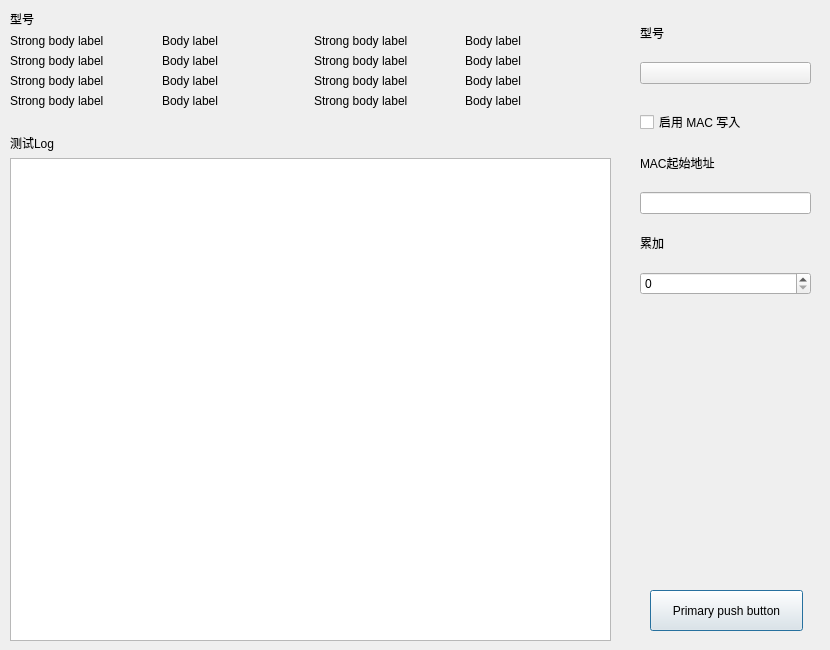
<?xml version="1.0" encoding="UTF-8"?>
<ui version="4.0">
 <class>Dialog</class>
 <widget class="QDialog" name="Dialog">
  <property name="geometry">
   <rect>
    <x>0</x>
    <y>0</y>
    <width>830</width>
    <height>650</height>
   </rect>
  </property>
  <property name="windowTitle">
   <string>Dialog</string>
  </property>
  <widget class="PrimaryPushButton" name="PrimaryPushButton">
   <property name="geometry">
    <rect>
     <x>650</x>
     <y>590</y>
     <width>153</width>
     <height>41</height>
    </rect>
   </property>
   <property name="text">
    <string>Primary push button</string>
   </property>
  </widget>
  <widget class="QWidget" name="verticalLayoutWidget">
   <property name="geometry">
    <rect>
     <x>640</x>
     <y>10</y>
     <width>171</width>
     <height>285</height>
    </rect>
   </property>
   <layout class="QVBoxLayout" name="verticalLayout">
    <item>
     <widget class="SubtitleLabel" name="SubtitleLabel">
      <property name="text">
       <string>型号</string>
      </property>
     </widget>
    </item>
    <item>
     <widget class="ComboBox" name="ComboBox"/>
    </item>
    <item>
     <spacer name="verticalSpacer_2">
      <property name="orientation">
       <enum>Qt::Vertical</enum>
      </property>
      <property name="sizeType">
       <enum>QSizePolicy::Fixed</enum>
      </property>
      <property name="sizeHint" stdset="0">
       <size>
        <width>20</width>
        <height>20</height>
       </size>
      </property>
     </spacer>
    </item>
    <item>
     <widget class="CheckBox" name="CheckBox">
      <property name="enabled">
       <bool>true</bool>
      </property>
      <property name="sizePolicy">
       <sizepolicy hsizetype="Fixed" vsizetype="Fixed">
        <horstretch>0</horstretch>
        <verstretch>0</verstretch>
       </sizepolicy>
      </property>
      <property name="minimumSize">
       <size>
        <width>29</width>
        <height>22</height>
       </size>
      </property>
      <property name="text">
       <string>启用 MAC 写入</string>
      </property>
      <property name="checkable">
       <bool>true</bool>
      </property>
     </widget>
    </item>
    <item>
     <widget class="SubtitleLabel" name="SubtitleLabel_3">
      <property name="text">
       <string>MAC起始地址</string>
      </property>
     </widget>
    </item>
    <item>
     <widget class="LineEdit" name="LineEdit">
      <property name="font">
       <font>
        <family>Segoe UI</family>
        <bold>false</bold>
       </font>
      </property>
      <property name="text">
       <string/>
      </property>
     </widget>
    </item>
    <item>
     <widget class="SubtitleLabel" name="SubtitleLabel_4">
      <property name="text">
       <string>累加</string>
      </property>
     </widget>
    </item>
    <item>
     <widget class="SpinBox" name="SpinBox"/>
    </item>
   </layout>
  </widget>
  <widget class="QWidget" name="verticalLayoutWidget_2">
   <property name="geometry">
    <rect>
     <x>10</x>
     <y>10</y>
     <width>601</width>
     <height>631</height>
    </rect>
   </property>
   <layout class="QVBoxLayout" name="verticalLayout_2">
    <item>
     <widget class="SubtitleLabel" name="SubtitleLabel_2">
      <property name="text">
       <string>型号</string>
      </property>
     </widget>
    </item>
    <item>
     <layout class="QGridLayout" name="gridLayout_2">
      <item row="0" column="0">
       <widget class="StrongBodyLabel" name="StrongBodyLabel_6">
        <property name="text">
         <string>Strong body label</string>
        </property>
       </widget>
      </item>
      <item row="0" column="2">
       <widget class="StrongBodyLabel" name="StrongBodyLabel_7">
        <property name="text">
         <string>Strong body label</string>
        </property>
       </widget>
      </item>
      <item row="0" column="1">
       <widget class="BodyLabel" name="BodyLabel_6">
        <property name="text">
         <string>Body label</string>
        </property>
       </widget>
      </item>
      <item row="1" column="0">
       <widget class="StrongBodyLabel" name="StrongBodyLabel_8">
        <property name="text">
         <string>Strong body label</string>
        </property>
       </widget>
      </item>
      <item row="1" column="1">
       <widget class="BodyLabel" name="BodyLabel_8">
        <property name="text">
         <string>Body label</string>
        </property>
       </widget>
      </item>
      <item row="1" column="2">
       <widget class="StrongBodyLabel" name="StrongBodyLabel_9">
        <property name="text">
         <string>Strong body label</string>
        </property>
       </widget>
      </item>
      <item row="2" column="0">
       <widget class="StrongBodyLabel" name="StrongBodyLabel_10">
        <property name="text">
         <string>Strong body label</string>
        </property>
       </widget>
      </item>
      <item row="2" column="1">
       <widget class="BodyLabel" name="BodyLabel_10">
        <property name="text">
         <string>Body label</string>
        </property>
       </widget>
      </item>
      <item row="2" column="2">
       <widget class="StrongBodyLabel" name="StrongBodyLabel_11">
        <property name="text">
         <string>Strong body label</string>
        </property>
       </widget>
      </item>
      <item row="2" column="3">
       <widget class="BodyLabel" name="BodyLabel_11">
        <property name="text">
         <string>Body label</string>
        </property>
       </widget>
      </item>
      <item row="0" column="3">
       <widget class="BodyLabel" name="BodyLabel_9">
        <property name="text">
         <string>Body label</string>
        </property>
       </widget>
      </item>
      <item row="1" column="3">
       <widget class="BodyLabel" name="BodyLabel_12">
        <property name="text">
         <string>Body label</string>
        </property>
       </widget>
      </item>
      <item row="3" column="0">
       <widget class="StrongBodyLabel" name="StrongBodyLabel_13">
        <property name="text">
         <string>Strong body label</string>
        </property>
       </widget>
      </item>
      <item row="3" column="1">
       <widget class="BodyLabel" name="BodyLabel_13">
        <property name="text">
         <string>Body label</string>
        </property>
       </widget>
      </item>
      <item row="3" column="2">
       <widget class="StrongBodyLabel" name="StrongBodyLabel_12">
        <property name="text">
         <string>Strong body label</string>
        </property>
       </widget>
      </item>
      <item row="3" column="3">
       <widget class="BodyLabel" name="BodyLabel_14">
        <property name="text">
         <string>Body label</string>
        </property>
       </widget>
      </item>
     </layout>
    </item>
    <item>
     <spacer name="verticalSpacer">
      <property name="orientation">
       <enum>Qt::Vertical</enum>
      </property>
      <property name="sizeType">
       <enum>QSizePolicy::Fixed</enum>
      </property>
      <property name="sizeHint" stdset="0">
       <size>
        <width>20</width>
        <height>20</height>
       </size>
      </property>
     </spacer>
    </item>
    <item>
     <widget class="SubtitleLabel" name="SubtitleLabel_5">
      <property name="text">
       <string>测试Log</string>
      </property>
     </widget>
    </item>
    <item>
     <widget class="TextEdit" name="TextEdit"/>
    </item>
   </layout>
  </widget>
 </widget>
 <customwidgets>
  <customwidget>
   <class>CheckBox</class>
   <extends>QCheckBox</extends>
   <header>qfluentwidgets</header>
  </customwidget>
  <customwidget>
   <class>ComboBox</class>
   <extends>QPushButton</extends>
   <header>qfluentwidgets</header>
  </customwidget>
  <customwidget>
   <class>PushButton</class>
   <extends>QPushButton</extends>
   <header>qfluentwidgets</header>
  </customwidget>
  <customwidget>
   <class>PrimaryPushButton</class>
   <extends>PushButton</extends>
   <header>qfluentwidgets</header>
  </customwidget>
  <customwidget>
   <class>BodyLabel</class>
   <extends>QLabel</extends>
   <header>qfluentwidgets</header>
  </customwidget>
  <customwidget>
   <class>StrongBodyLabel</class>
   <extends>QLabel</extends>
   <header>qfluentwidgets</header>
  </customwidget>
  <customwidget>
   <class>SubtitleLabel</class>
   <extends>QLabel</extends>
   <header>qfluentwidgets</header>
  </customwidget>
  <customwidget>
   <class>LineEdit</class>
   <extends>QLineEdit</extends>
   <header>qfluentwidgets</header>
  </customwidget>
  <customwidget>
   <class>TextEdit</class>
   <extends>QTextEdit</extends>
   <header>qfluentwidgets</header>
  </customwidget>
  <customwidget>
   <class>SpinBox</class>
   <extends>QSpinBox</extends>
   <header>qfluentwidgets</header>
  </customwidget>
 </customwidgets>
 <resources/>
 <connections/>
</ui>
